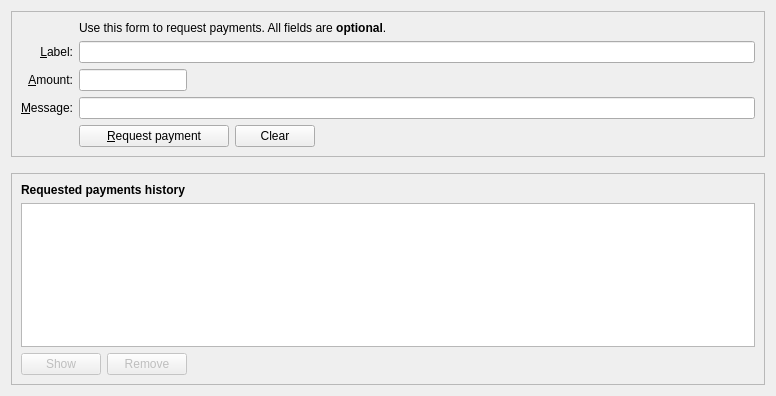
<?xml version="1.0" encoding="UTF-8"?>
<ui version="4.0">
 <class>ReceiveCoinsDialog</class>
 <widget class="QWidget" name="ReceiveCoinsDialog">
  <property name="geometry">
   <rect>
    <x>0</x>
    <y>0</y>
    <width>776</width>
    <height>396</height>
   </rect>
  </property>
  <layout class="QVBoxLayout" name="verticalLayout" stretch="0,0,1">
   <item>
    <widget class="QFrame" name="frame2">
     <property name="sizePolicy">
      <sizepolicy hsizetype="Preferred" vsizetype="Expanding">
       <horstretch>0</horstretch>
       <verstretch>0</verstretch>
      </sizepolicy>
     </property>
     <property name="frameShape">
      <enum>QFrame::StyledPanel</enum>
     </property>
     <property name="frameShadow">
      <enum>QFrame::Sunken</enum>
     </property>
     <layout class="QVBoxLayout" name="verticalLayout_3">
      <item>
       <layout class="QGridLayout" name="gridLayout">
        <item row="5" column="0">
         <widget class="QLabel" name="label">
          <property name="toolTip">
           <string>An optional amount to request. Leave this empty or zero to not request a specific amount.</string>
          </property>
          <property name="text">
           <string>&amp;Amount:</string>
          </property>
          <property name="alignment">
           <set>Qt::AlignRight|Qt::AlignTrailing|Qt::AlignVCenter</set>
          </property>
          <property name="buddy">
           <cstring>reqAmount</cstring>
          </property>
         </widget>
        </item>
        <item row="6" column="0">
         <widget class="QLabel" name="label_3">
          <property name="toolTip">
           <string>An optional message to attach to the payment request, which will be displayed when the request is opened. Note: The message will not be sent with the payment over the VersaCoin network.</string>
          </property>
          <property name="text">
           <string>&amp;Message:</string>
          </property>
          <property name="alignment">
           <set>Qt::AlignRight|Qt::AlignTrailing|Qt::AlignVCenter</set>
          </property>
          <property name="buddy">
           <cstring>reqMessage</cstring>
          </property>
         </widget>
        </item>
        <item row="4" column="2">
         <widget class="QLineEdit" name="reqLabel">
          <property name="toolTip">
           <string>An optional label to associate with the new receiving address.</string>
          </property>
         </widget>
        </item>
        <item row="2" column="2">
         <widget class="QLabel" name="label_5">
          <property name="text">
           <string>Use this form to request payments. All fields are &lt;b&gt;optional&lt;/b&gt;.</string>
          </property>
         </widget>
        </item>
        <item row="4" column="0">
         <widget class="QLabel" name="label_2">
          <property name="toolTip">
           <string>An optional label to associate with the new receiving address.</string>
          </property>
          <property name="text">
           <string>&amp;Label:</string>
          </property>
          <property name="alignment">
           <set>Qt::AlignRight|Qt::AlignTrailing|Qt::AlignVCenter</set>
          </property>
          <property name="buddy">
           <cstring>reqLabel</cstring>
          </property>
         </widget>
        </item>
        <item row="6" column="2">
         <widget class="QLineEdit" name="reqMessage">
          <property name="toolTip">
           <string>An optional message to attach to the payment request, which will be displayed when the request is opened. Note: The message will not be sent with the payment over the VersaCoin network.</string>
          </property>
         </widget>
        </item>
        <item row="7" column="2">
         <layout class="QHBoxLayout" name="horizontalLayout">
          <item>
           <widget class="QPushButton" name="receiveButton">
            <property name="minimumSize">
             <size>
              <width>150</width>
              <height>0</height>
             </size>
            </property>
            <property name="text">
             <string>&amp;Request payment</string>
            </property>
            <property name="icon">
             <iconset resource="../bitcoin.qrc">
              <normaloff>:/icons/receiving_addresses</normaloff>:/icons/receiving_addresses</iconset>
            </property>
           </widget>
          </item>
          <item>
           <widget class="QPushButton" name="clearButton">
            <property name="sizePolicy">
             <sizepolicy hsizetype="Minimum" vsizetype="Fixed">
              <horstretch>0</horstretch>
              <verstretch>0</verstretch>
             </sizepolicy>
            </property>
            <property name="toolTip">
             <string>Clear all fields of the form.</string>
            </property>
            <property name="text">
             <string>Clear</string>
            </property>
            <property name="icon">
             <iconset resource="../bitcoin.qrc">
              <normaloff>:/icons/remove</normaloff>:/icons/remove</iconset>
            </property>
            <property name="autoDefault">
             <bool>false</bool>
            </property>
           </widget>
          </item>
          <item>
           <spacer name="horizontalSpacer">
            <property name="orientation">
             <enum>Qt::Horizontal</enum>
            </property>
            <property name="sizeHint" stdset="0">
             <size>
              <width>40</width>
              <height>20</height>
             </size>
            </property>
           </spacer>
          </item>
         </layout>
        </item>
        <item row="7" column="0">
         <widget class="QLabel" name="label_7">
          <property name="text">
           <string/>
          </property>
         </widget>
        </item>
        <item row="5" column="2">
         <layout class="QHBoxLayout" name="horizontalLayout_6">
          <item>
           <widget class="BitcoinAmountField" name="reqAmount">
            <property name="sizePolicy">
             <sizepolicy hsizetype="Fixed" vsizetype="Fixed">
              <horstretch>0</horstretch>
              <verstretch>0</verstretch>
             </sizepolicy>
            </property>
            <property name="minimumSize">
             <size>
              <width>80</width>
              <height>0</height>
             </size>
            </property>
            <property name="maximumSize">
             <size>
              <width>1000</width>
              <height>100</height>
             </size>
            </property>
            <property name="toolTip">
             <string>An optional amount to request. Leave this empty or zero to not request a specific amount.</string>
            </property>
           </widget>
          </item>
          <item>
           <spacer name="horizontalSpacer_3">
            <property name="orientation">
             <enum>Qt::Horizontal</enum>
            </property>
            <property name="sizeHint" stdset="0">
             <size>
              <width>0</width>
              <height>0</height>
             </size>
            </property>
           </spacer>
          </item>
         </layout>
        </item>
       </layout>
      </item>
     </layout>
    </widget>
   </item>
   <item>
    <spacer name="verticalSpacer_2">
     <property name="orientation">
      <enum>Qt::Vertical</enum>
     </property>
     <property name="sizeHint" stdset="0">
      <size>
       <width>20</width>
       <height>10</height>
      </size>
     </property>
    </spacer>
   </item>
   <item>
    <widget class="QFrame" name="frame">
     <property name="sizePolicy">
      <sizepolicy hsizetype="Preferred" vsizetype="Expanding">
       <horstretch>0</horstretch>
       <verstretch>0</verstretch>
      </sizepolicy>
     </property>
     <property name="frameShape">
      <enum>QFrame::StyledPanel</enum>
     </property>
     <property name="frameShadow">
      <enum>QFrame::Raised</enum>
     </property>
     <layout class="QVBoxLayout" name="verticalLayout_2">
      <item>
       <widget class="QLabel" name="label_6">
        <property name="font">
         <font>
          <weight>75</weight>
          <bold>true</bold>
         </font>
        </property>
        <property name="text">
         <string>Requested payments history</string>
        </property>
       </widget>
      </item>
      <item>
       <widget class="QTableView" name="recentRequestsView">
        <property name="contextMenuPolicy">
         <enum>Qt::CustomContextMenu</enum>
        </property>
        <property name="tabKeyNavigation">
         <bool>false</bool>
        </property>
        <property name="sortingEnabled">
         <bool>true</bool>
        </property>
       </widget>
      </item>
      <item>
       <layout class="QHBoxLayout" name="horizontalLayout_2">
        <item>
         <widget class="QPushButton" name="showRequestButton">
          <property name="enabled">
           <bool>false</bool>
          </property>
          <property name="toolTip">
           <string>Show the selected request (does the same as double clicking an entry)</string>
          </property>
          <property name="text">
           <string>Show</string>
          </property>
          <property name="icon">
           <iconset resource="../bitcoin.qrc">
            <normaloff>:/icons/edit</normaloff>:/icons/edit</iconset>
          </property>
          <property name="autoDefault">
           <bool>false</bool>
          </property>
         </widget>
        </item>
        <item>
         <widget class="QPushButton" name="removeRequestButton">
          <property name="enabled">
           <bool>false</bool>
          </property>
          <property name="toolTip">
           <string>Remove the selected entries from the list</string>
          </property>
          <property name="text">
           <string>Remove</string>
          </property>
          <property name="icon">
           <iconset resource="../bitcoin.qrc">
            <normaloff>:/icons/remove</normaloff>:/icons/remove</iconset>
          </property>
          <property name="autoDefault">
           <bool>false</bool>
          </property>
         </widget>
        </item>
        <item>
         <spacer name="horizontalSpacer_2">
          <property name="orientation">
           <enum>Qt::Horizontal</enum>
          </property>
          <property name="sizeHint" stdset="0">
           <size>
            <width>40</width>
            <height>20</height>
           </size>
          </property>
         </spacer>
        </item>
       </layout>
      </item>
     </layout>
    </widget>
   </item>
  </layout>
 </widget>
 <customwidgets>
  <customwidget>
   <class>BitcoinAmountField</class>
   <extends>QLineEdit</extends>
   <header>qt/bitcoinamountfield.h</header>
   <container>1</container>
  </customwidget>
 </customwidgets>
 <tabstops>
  <tabstop>reqLabel</tabstop>
  <tabstop>reqAmount</tabstop>
  <tabstop>useBech32</tabstop>
  <tabstop>reqMessage</tabstop>
  <tabstop>receiveButton</tabstop>
  <tabstop>clearButton</tabstop>
  <tabstop>recentRequestsView</tabstop>
  <tabstop>showRequestButton</tabstop>
  <tabstop>removeRequestButton</tabstop>
 </tabstops>
 <resources>
  <include location="../bitcoin.qrc"/>
 </resources>
 <connections/>
</ui>
